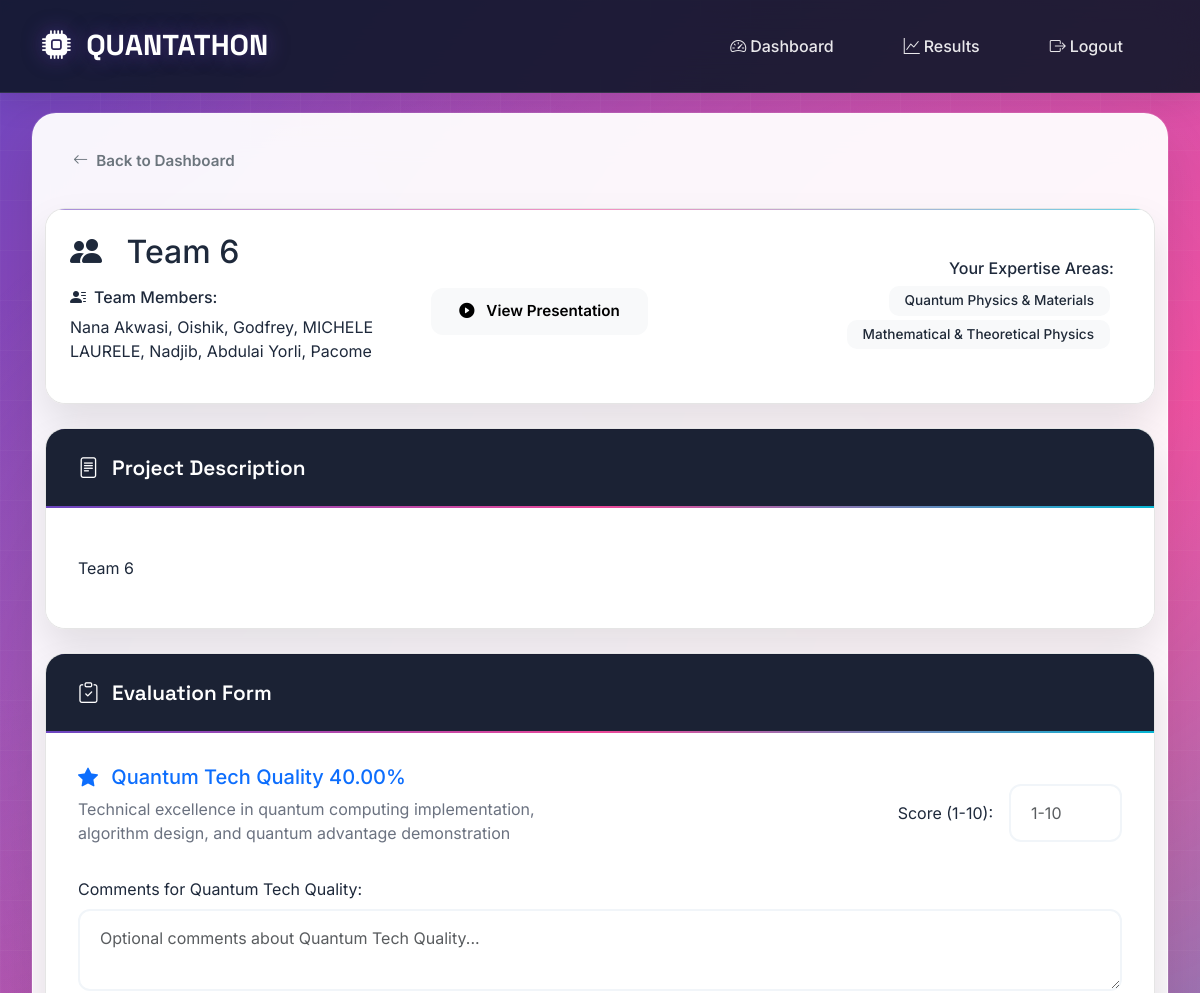
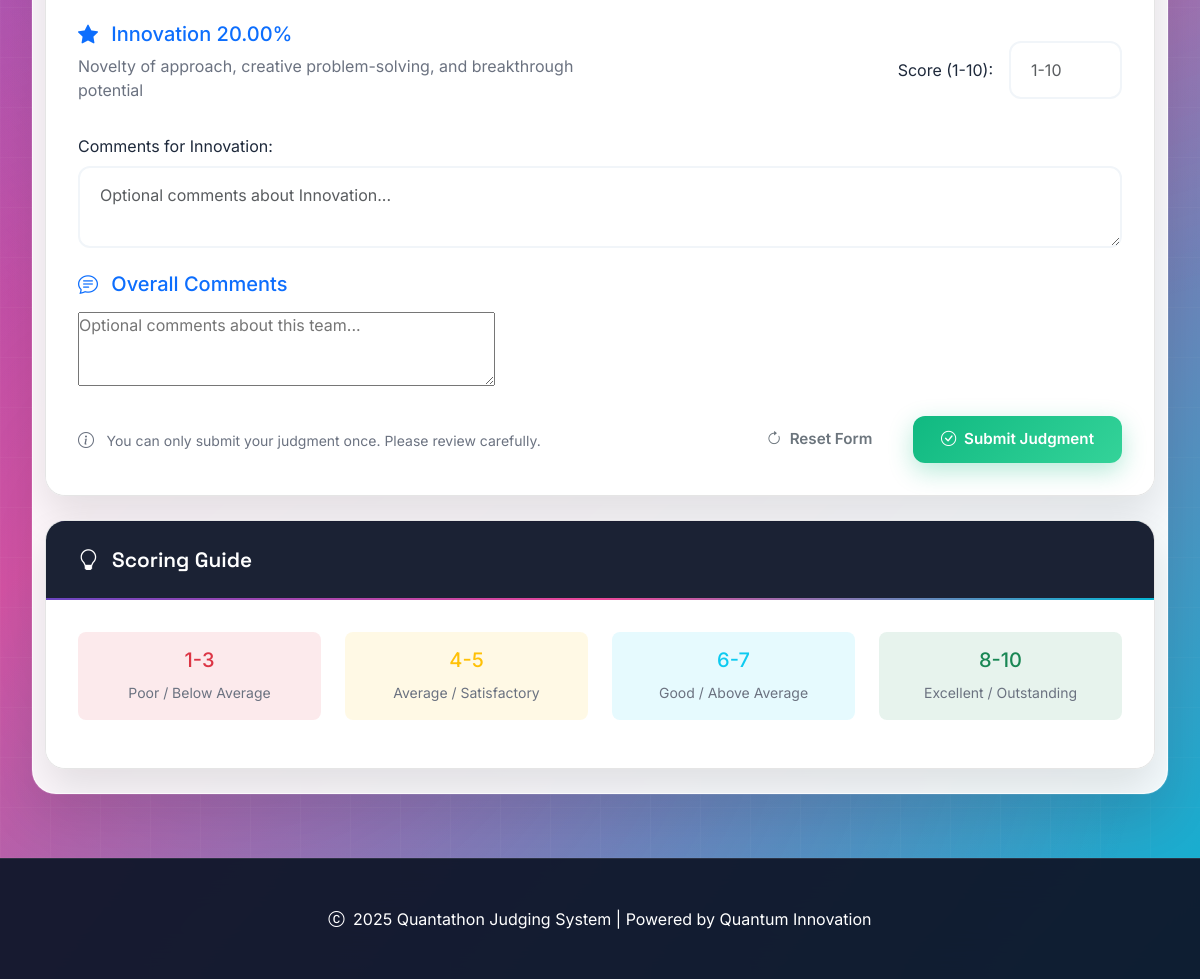
Screenshot of /judge/6/ (signed in) with the database file from the repository (2 pictures, top to bottom).
### judging/models.py (models this page shows, shortened)
class Team(models.Model):
    name = models.CharField(max_length=200)
    description = models.TextField()
    presentation_link = models.URLField(blank=True)
    members = models.TextField(help_text="Comma-separated list of team members")
    created_at = models.DateTimeField(auto_now_add=True)

class JudgeExpertise(models.Model):
    name = models.CharField(max_length=100)
    description = models.TextField(blank=True)

class JudgingCriteria(models.Model):
    name = models.CharField(max_length=100)
    description = models.TextField()
    weight = models.DecimalField(max_digits=5, decimal_places=2)  # e.g., 40.00 for 40%
    expertise_areas = models.ManyToManyField(JudgeExpertise, blank=True)
    class Meta:
        verbose_name_plural = "Judging Criteria"

### judging/views.py (the view)
# urls.py: path('judge/<int:team_id>/', views.judge_team, name='judge_team'),
def judge_team(request, team_id):
    if not request.user.is_authenticated:
        return redirect('/admin/login/')
    judge = get_object_or_404(Judge, user=request.user)
    team = get_object_or_404(Team, id=team_id)
    if Submission.objects.filter(judge=judge, team=team).exists():
        messages.warning(request, f'You have already judged {team.name}.')
        return redirect('judge_dashboard')
    if request.method == 'POST':
        form = TeamScoreForm(request.POST, judge=judge, team=team)
        if form.is_valid():
            with transaction.atomic():
                submission = Submission.objects.create(
                    judge=judge,
                    team=team,
                    comments=form.cleaned_data.get('comments', '')
                )
                judge_expertise = judge.expertise_areas.all()
                criteria = JudgingCriteria.objects.filter(
                    expertise_areas__in=judge_expertise
                ).distinct()
                for criterion in criteria:
                    score_value = form.cleaned_data.get(f'score_{criterion.id}')
                    score_comment = form.cleaned_data.get(f'comment_{criterion.id}', '')
                    if score_value:
                        Score.objects.create(
                            submission=submission,
                            criteria=criterion,
                            score=score_value,
                            comments=score_comment
                        )
                update_team_final_scores(team)
            messages.success(request, f'Successfully submitted judgment for {team.name}!')
            return redirect('judge_dashboard')
    else:
        form = TeamScoreForm(judge=judge, team=team)
    context = {
        'form': form,
        'team': team,
        'judge': judge,
    }
    return render(request, 'judging/judge_team.html', context)

### judging/templates/judging/judge_team.html (shortened to what this page needs)
{% extends 'judging/base.html' %}
{% block content %}
<div class="row mb-4">
    <div class="col-12">
        <a href="{% url 'judge_dashboard' %}" class="btn btn-outline-secondary">
            <i class="bi bi-arrow-left me-2"></i>Back to Dashboard
        </a>
    </div>
</div>
<div class="row mb-4">
    <div class="col-12">
        <div class="card border-0" style="background: linear-gradient(135deg, #667eea 0%, #764ba2 100%);">
            <div class="card-body text-white p-4">
                <div class="row align-items-center">
                    <div class="col-lg-8">
                        <h2 class="card-title mb-3">
                            <i class="bi bi-people-fill me-3"></i>
                            {{ team.name }}
                        </h2>
                        <div class="row">
                            <div class="col-md-6">
                                <h6><i class="bi bi-person-lines-fill me-2"></i>Team Members:</h6>
                                <p class="mb-3">{{ team.members }}</p>
                            </div>
                            <div class="col-md-6">
                                {% if team.presentation_link %}
                                    <a href="{{ team.presentation_link }}"
                                       target="_blank"
                                       class="btn btn-light btn-lg">
                                        <i class="bi bi-play-circle-fill me-2"></i>
                                        View Presentation
                                    </a>
                                {% endif %}
                            </div>
                        </div>
                    </div>
                    <div class="col-lg-4 text-lg-end">
                        <div class="bg-white bg-opacity-20 rounded-3 p-3">
                            <h6 class="mb-2">Your Expertise Areas:</h6>
                            {% for area in judge.expertise_areas.all %}
                                <span class="badge bg-light text-dark me-1 mb-1">{{ area.name }}</span>
                            {% endfor %}
                        </div>
                    </div>
                </div>
            </div>
        </div>
    </div>
</div>
<div class="row mb-4">
    <div class="col-12">
        <div class="card">
            <div class="card-header">
                <i class="bi bi-file-text me-2"></i>
                Project Description
            </div>
            <div class="card-body">
                <p class="card-text">{{ team.description|linebreaks }}</p>
            </div>
        </div>
    </div>
</div>
<div class="row">
    <div class="col-12">
        <div class="card">
            <div class="card-header">
                <i class="bi bi-clipboard-check me-2"></i>
                Evaluation Form
            </div>
            <div class="card-body">
                <form method="post" id="judgingForm">
                    <div class="criteria-sections">
                        {% for field in form %}
                            {% if 'score_' in field.name %}
                                {% with criteria_id=field.name|slice:"6:" %}
                                    <div class="criteria-section mb-4">
                                        <div class="row align-items-center">
                                            <div class="col-lg-6">
                                                <h5 class="text-primary mb-2">
                                                    <i class="bi bi-star-fill me-2"></i>
                                                    {{ field.label|cut:" (Weight:" |cut:")" }}
                                                </h5>
                                                <p class="text-muted mb-3">{{ field.help_text }}</p>
                                            </div>
                                            <div class="col-lg-6">
                                                <div class="d-flex align-items-center justify-content-lg-end">
                                                    <label class="form-label me-3 mb-0">Score (1-10):</label>
                                                    <div class="score-input-wrapper">
                                                        {{ field }}
                                                    </div>
                                                </div>
                                            </div>
                                        </div>
                                        {% for comment_field in form %}
                                            {% if comment_field.name == "comment_"|add:criteria_id %}
                                                <div class="mt-3">
                                                    <label class="form-label">{{ comment_field.label }}:</label>
                                                    {{ comment_field }}
                                                </div>
                                            {% endif %}
                                        {% endfor %}
                                    </div>
                                {% endwith %}
                            {% endif %}
                        {% endfor %}
                    </div>
                    <div class="criteria-section mb-4">
                        <h5 class="text-primary mb-3">
                            <i class="bi bi-chat-text me-2"></i>
                            Overall Comments
                        </h5>
                        <div class="mb-3">
                            {{ form.comments }}
                        </div>
                    </div>
                    <div class="row">
                        <div class="col-12">
                            <div class="d-flex justify-content-between align-items-center">
                                <div class="text-muted">
                                    <i class="bi bi-info-circle me-2"></i>
                                    <small>You can only submit your judgment once. Please review carefully.</small>
                                </div>
                                <div>
                                    <button type="button" class="btn btn-outline-secondary me-2" onclick="resetForm()">
                                        <i class="bi bi-arrow-clockwise me-2"></i>Reset Form
                                    </button>
                                    <button type="submit" class="btn btn-success btn-lg" id="submitBtn">
                                        <i class="bi bi-check-circle me-2"></i>Submit Judgment
                                    </button>
                                </div>
                            </div>
                        </div>
                    </div>
                </form>
            </div>
        </div>
    </div>
</div>
<div class="row mt-4">
    <div class="col-12">
        <div class="card border-info">
            <div class="card-header bg-info bg-opacity-10">
                <i class="bi bi-lightbulb me-2"></i>
                Scoring Guide
            </div>
            <div class="card-body">
                <div class="row">
                    <div class="col-md-3 text-center mb-3">
                        <div class="p-3 bg-danger bg-opacity-10 rounded-3">
                            <h5 class="text-danger">1-3</h5>
                            <small class="text-muted">Poor / Below Average</small>
                        </div>
                    </div>
                    <div class="col-md-3 text-center mb-3">
                        <div class="p-3 bg-warning bg-opacity-10 rounded-3">
                            <h5 class="text-warning">4-5</h5>
                            <small class="text-muted">Average / Satisfactory</small>
                        </div>
                    </div>
                    <div class="col-md-3 text-center mb-3">
                        <div class="p-3 bg-info bg-opacity-10 rounded-3">
                            <h5 class="text-info">6-7</h5>
                            <small class="text-muted">Good / Above Average</small>
                        </div>
                    </div>
                    <div class="col-md-3 text-center mb-3">
                        <div class="p-3 bg-success bg-opacity-10 rounded-3">
                            <h5 class="text-success">8-10</h5>
                            <small class="text-muted">Excellent / Outstanding</small>
                        </div>
                    </div>
                </div>
            </div>
        </div>
    </div>
</div>
{% endblock %}

### judging/templates/judging/base.html (style rules this page uses)
:root { --quantum-purple: #6B46C1; --quantum-blue: #3B82F6; --quantum-cyan: #06B6D4; --quantum-pink: #EC4899; --quantum-violet: #8B5CF6; --quantum-indigo: #4F46E5; --quantum-dark: #0F172A; --quantum-gray-900: #1E293B; --quantum-gray-800: #334155; --quantum-gray-700: #475569; --quantum-gray-100: #F1F5F9; --quantum-gray-50: #F8FAFC; --gradient-quantum: linear-gradient(135deg, var(--quantum-purple) 0%, var(--quantum-pink) 50%, var(--quantum-cyan) 100%); --gradient-dark: linear-gradient(135deg, var(--quantum-dark) 0%, var(--quantum-gray-900) 100%); --gradient-card: linear-gradient(145deg, rgba(255,255,255,0.9) 0%, rgba(255,255,255,0.7) 100%); --glass-bg: rgba(255, 255, 255, 0.1); --glass-border: rgba(255, 255, 255, 0.2); }
* { margin: 0; padding: 0; box-sizing: border-box; }
body { font-family: 'Inter', -apple-system, BlinkMacSystemFont, 'Segoe UI', sans-serif; background: var(--gradient-quantum); min-height: 100vh; color: var(--quantum-dark); position: relative; overflow-x: hidden; }
body::before { content: ''; position: fixed; top: 0; left: 0; width: 100%; height: 100%; background: radial-gradient(circle at 20% 80%, rgba(120, 119, 198, 0.3) 0%, transparent 50%), radial-gradient(circle at 80% 20%, rgba(255, 119, 198, 0.3) 0%, transparent 50%), radial-gradient(circle at 40% 40%, rgba(120, 219, 255, 0.3) 0%, transparent 50%); z-index: -2; animation: float 20s ease-in-out infinite; }
body::after { content: ''; position: fixed; top: 0; left: 0; width: 100%; height: 100%; background-image: linear-gradient(rgba(255,255,255,0.1) 1px, transparent 1px), linear-gradient(90deg, rgba(255,255,255,0.1) 1px, transparent 1px); background-size: 50px 50px; z-index: -1; opacity: 0.3; }
.card { background: rgba(255, 255, 255, 0.98) !important; backdrop-filter: blur(20px); border: 1px solid rgba(0, 0, 0, 0.1) !important; border-radius: 20px; box-shadow: 0 20px 40px rgba(0, 0, 0, 0.1), 0 0 0 1px rgba(255, 255, 255, 0.1); transition: all 0.4s ease; overflow: hidden; position: relative; color: #1E293B !important; }
.card::before { content: ''; position: absolute; top: 0; left: 0; right: 0; height: 1px; background: var(--gradient-quantum); opacity: 0.6; }
.card-header { background: rgba(15, 23, 42, 0.95) !important; color: white !important; border: none; padding: 1.5rem 2rem; font-weight: 600; font-size: 1.3rem; font-family: 'Space Grotesk', sans-serif; position: relative; }
.card-header::before { content: ''; position: absolute; bottom: 0; left: 0; right: 0; height: 2px; background: var(--gradient-quantum); }
.card-body { background: rgba(255, 255, 255, 0.98) !important; padding: 2rem; color: #1E293B !important; }
.btn { border-radius: 12px; padding: 12px 28px; font-weight: 600; font-size: 0.95rem; transition: all 0.3s ease; border: none; position: relative; overflow: hidden; }
.btn-success { background: linear-gradient(135deg, #10B981, #34D399); color: white; box-shadow: 0 8px 25px rgba(16, 185, 129, 0.3); }
.form-control, .form-select { border: 2px solid var(--quantum-gray-100); border-radius: 12px; padding: 15px 20px; transition: all 0.3s ease; background: rgba(255, 255, 255, 0.9); backdrop-filter: blur(10px); }
.badge { border-radius: 10px; padding: 8px 16px; font-weight: 500; font-size: 0.85rem; }
.badge.text-dark { color: #1F2937 !important; }
.text-muted { color: #6B7280 !important; }

### rows the page displays
Team: name "Team 6", members "Nana Akwasi, Oishik, Godfrey, MICHELE LAURELE, Nadjib, Abdulai Yorli, Pacome", description "Team 6"
JudgeExpertise: name "Quantum Physics & Materials"
JudgeExpertise: name "Mathematical & Theoretical Physics"
JudgingCriteria: help_text "Technical excellence in quantum computing implementation, algorithm design, and quantum advantage demonstration"
JudgingCriteria: help_text "Novelty of approach, creative problem-solving, and breakthrough potential"

### other values shown
{{ field.label|cut:" (Weight:" |cut:")" }} "Quantum Tech Quality 40.00%" "Innovation 20.00%"
{{ comment_field.label }} "Comments for Quantum Tech Quality" "Comments for Innovation"
